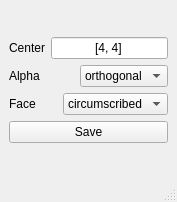
<?xml version="1.0" encoding="UTF-8"?>
<ui version="4.0">
 <class>composite</class>
 <widget class="QMainWindow" name="composite">
  <property name="geometry">
   <rect>
    <x>0</x>
    <y>0</y>
    <width>177</width>
    <height>202</height>
   </rect>
  </property>
  <property name="windowTitle">
   <string>Central Composite Design</string>
  </property>
  <widget class="QWidget" name="centralwidget">
   <layout class="QGridLayout" name="gridLayout">
    <item row="0" column="0">
     <layout class="QVBoxLayout" name="verticalLayout">
      <item>
       <layout class="QHBoxLayout" name="horizontalLayout">
        <item>
         <widget class="QLabel" name="label">
          <property name="toolTip">
           <string>A 1-by-2 array of integers, the number of center points in each block of the design.</string>
          </property>
          <property name="toolTipDuration">
           <number>-1</number>
          </property>
          <property name="text">
           <string>Center</string>
          </property>
         </widget>
        </item>
        <item>
         <widget class="QLineEdit" name="center">
          <property name="toolTip">
           <string>A 1-by-2 array of integers, the number of center points in each block  of the design.</string>
          </property>
          <property name="toolTipDuration">
           <number>-1</number>
          </property>
          <property name="layoutDirection">
           <enum>Qt::LeftToRight</enum>
          </property>
          <property name="text">
           <string notr="true">[4, 4]</string>
          </property>
          <property name="alignment">
           <set>Qt::AlignCenter</set>
          </property>
         </widget>
        </item>
       </layout>
      </item>
      <item>
       <layout class="QHBoxLayout" name="horizontalLayout_2">
        <item>
         <widget class="QLabel" name="label_2">
          <property name="toolTip">
           <string>A string describing the effect of alpha has on the variance. ``alpha``
        can take on the following values</string>
          </property>
          <property name="text">
           <string>Alpha</string>
          </property>
         </widget>
        </item>
        <item>
         <widget class="QComboBox" name="comboBox">
          <property name="toolTip">
           <string>A string describing the effect of alpha has on the variance. ``alpha``
        can take on the following values</string>
          </property>
          <item>
           <property name="text">
            <string>orthogonal</string>
           </property>
          </item>
          <item>
           <property name="text">
            <string>rotatable</string>
           </property>
          </item>
         </widget>
        </item>
       </layout>
      </item>
      <item>
       <layout class="QHBoxLayout" name="horizontalLayout_3">
        <item>
         <widget class="QLabel" name="label_3">
          <property name="toolTip">
           <string>The relation between the start points and the corner (factorial) points.
        There are three options for this input</string>
          </property>
          <property name="text">
           <string>Face</string>
          </property>
         </widget>
        </item>
        <item>
         <widget class="QComboBox" name="comboBox_2">
          <property name="toolTip">
           <string>The relation between the start points and the corner (factorial) points.
        There are three options for this input</string>
          </property>
          <item>
           <property name="text">
            <string>circumscribed</string>
           </property>
          </item>
          <item>
           <property name="text">
            <string>inscribed</string>
           </property>
          </item>
          <item>
           <property name="text">
            <string>faced</string>
           </property>
          </item>
         </widget>
        </item>
       </layout>
      </item>
      <item>
       <widget class="QPushButton" name="Save">
        <property name="text">
         <string>Save</string>
        </property>
       </widget>
      </item>
     </layout>
    </item>
   </layout>
  </widget>
  <widget class="QMenuBar" name="menubar">
   <property name="geometry">
    <rect>
     <x>0</x>
     <y>0</y>
     <width>177</width>
     <height>22</height>
    </rect>
   </property>
  </widget>
  <widget class="QStatusBar" name="statusbar"/>
 </widget>
 <resources/>
 <connections/>
</ui>
